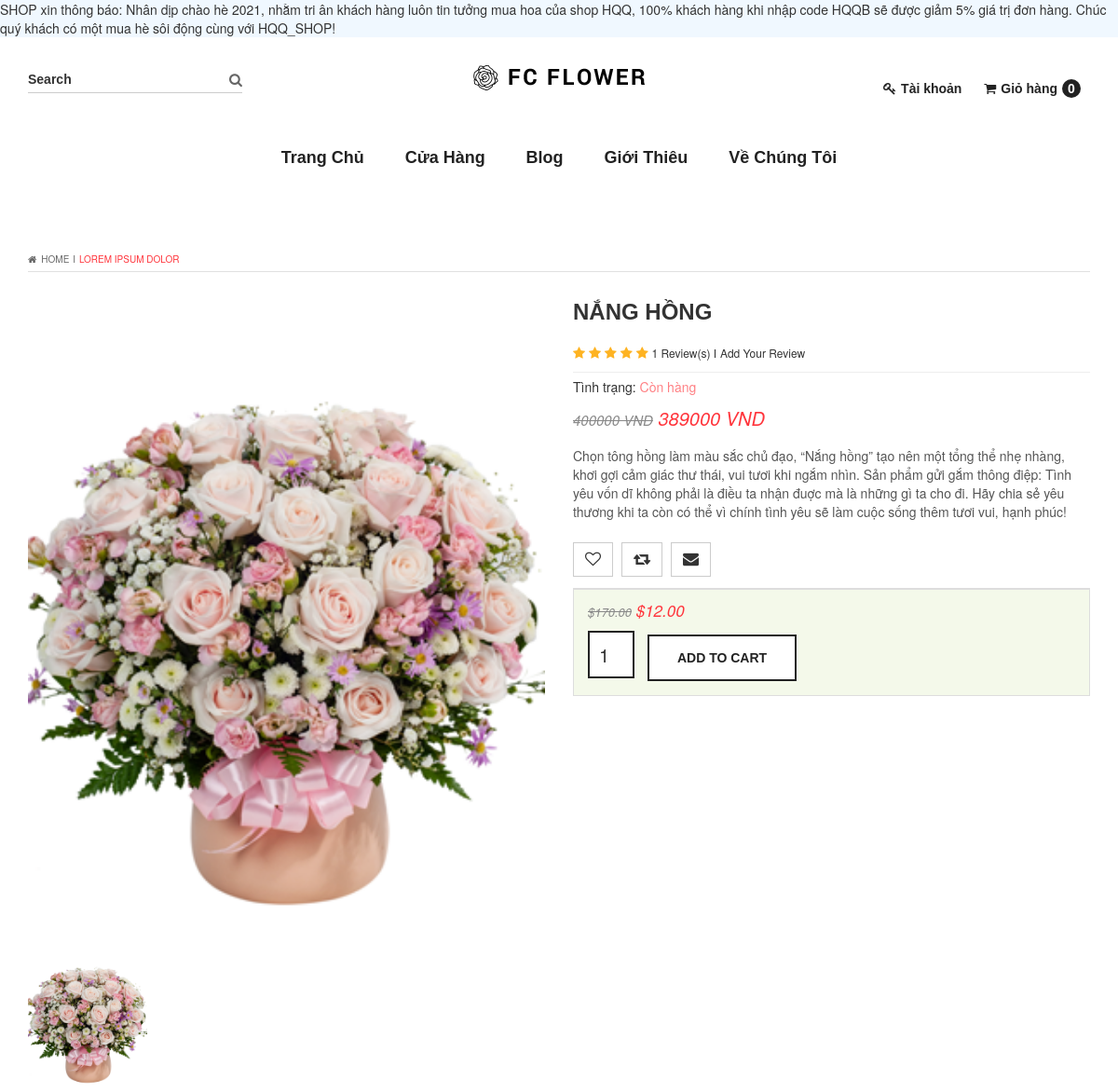
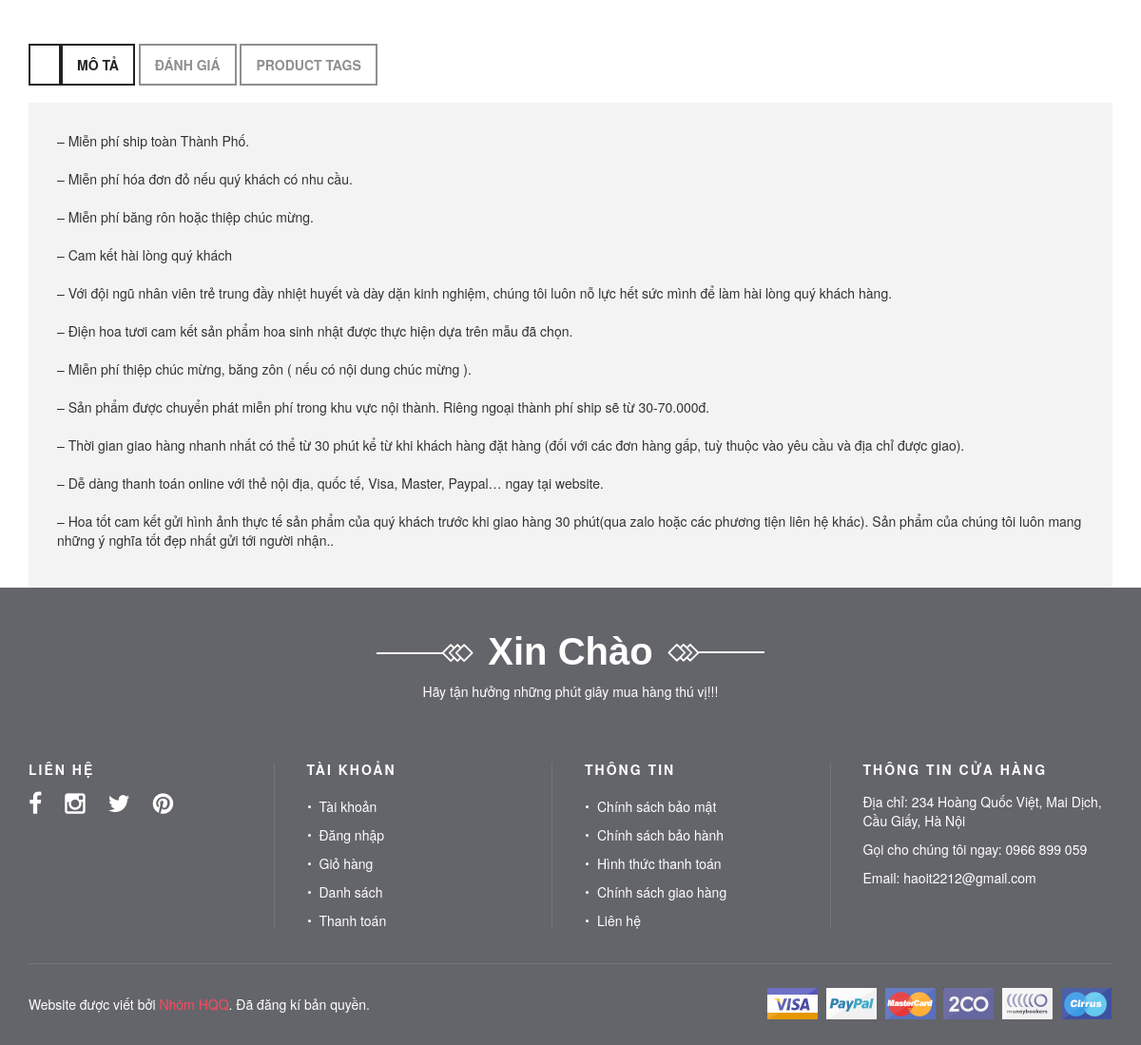
The app's page /product2.php with its own data (2 pictures, top to bottom).
### tables this page shows
CREATE TABLE `products` (
  `product_id` int(100) NOT NULL AUTO_INCREMENT,
  `product_cat` int(100) NOT NULL,
  `product_brand` int(100) NOT NULL,
  `product_title` varchar(255) NOT NULL,
  `product_price` int(100) NOT NULL,
  `product_desc` text NOT NULL,
  `product_image` text NOT NULL,
  `product_keywords` text NOT NULL,
  PRIMARY KEY (`product_id`)
);

### db.php (called while the page is built, shortened)
<?php
	function query($sql){
		$conn=mysqli_connect("localhost","root","") or die("lỗi kết nối");
		mysqli_select_db($conn,"shop_hoa") or die("lỗi csdl");
		$result=mysqli_query($conn,$sql) or die("lỗi truy vấn");
		return $result;
	}
?>

### product2.php (the view, shortened to what this page needs)
<?php ob_start();
include "db.php";
if(isset($_GET['id']))
{
	$product_id=$_GET['id'];
}
else
{
	$product_id=0;
}
?>
<!doctype html>
<html class="no-js" lang="en">
<head>
    <link rel="stylesheet" href="css/font-awesome.min.css">
    <link rel="stylesheet" href="css/owl.carousel.css">
    <link rel="stylesheet" href="css/owl.my_theme.css">
    <link rel="stylesheet" href="css/owl.transitions.css">
    <link rel="stylesheet" href="css/nivo-slider.css">
    <link rel="stylesheet" href="css/animate.css">
    <link rel="stylesheet" href="css/jquery-ui.css">
    <link rel="stylesheet" href="fancy-box/jquery.fancybox.css">
    <link rel="stylesheet" href="css/normalize.css">
    <link rel="stylesheet" href="css/bootstrap.min.css">
    <link rel="stylesheet" href="css/meanmenu.min.css">
    <link rel="stylesheet" href="css/main.css">
    <link rel="stylesheet" href="style.css">
    <link rel="stylesheet" href="css/responsive.css">
</head>
<body>
    <?php include "header.php"; ?>
        <div class="breadcrumbs_area">
            <div class="container">
                <div class="row">
                    <div class="col-lg-12 col-md-12 col-sm-12 col-xs-12">
                        <div class="breadcrumb-single breadcrumb_top">
                            <ul id="breadcrumbs">
                                <li><a href=""><i class="fa fa-home"></i>Home</a></li>
                                <li><span>I</span></li>
                                <li>LOREM IPSUM DOLOR</li>
                            </ul>
                        </div>
                    </div>
                </div>
            </div>
        </div>
        <div class="blog_single_view_area">
            <div class="container">
                <?php
                        $rows=query("SELECT * FROM `products` where `product_id`=$product_id ");
                        while ($row=mysqli_fetch_array($rows)) {
                            $image=$row['product_image'];
                            $price=$row['product_price'];
                            $tit=$row['product_title'];
                            $desc=$row['product_desc'];
                    ?>
                <div class="row">
                    <div class="col-lg-6 col-md-6 col-sm-12 col-xs-12">
                        <div class="my_tabs">
                            <div class="tab-content tab_content_style">
                                <div id="tab1" class="tab-pane fade in active">
                                    <div class="blog_tabs">
                                        <a class="fancybox" href="img/product/pr1.png" data-fancybox-group="gallery" title="Lorem ipsum dolor sit amet"><img src="img/product/<?php echo $image ?>" alt="" /></a>
                                    </div>
                                </div>
                            </div>
                            <div class="blog_view_list">
                                <ul class="tab_style tab_bottom">
                                    <li class="active">
                                        <div class="blog_single_carousel">
                                            <a data-toggle="tab" href="#tab1"><img src="img/product/<?php echo $image ?>" alt="" /></a>
                                        </div>
                                    </li>
                                </ul>
                            </div>
                        </div>
                    </div>
                    <div class="col-lg-6 col-md-6 col-sm-12 col-xs-12">
                        <div class="blog_product_details">
                            <h2 class="blog_heading"><a href=""><?php echo $tit; ?></a></h2>
                            <div class="product_rating">
                                <i class="fa fa-star"></i>
                                <i class="fa fa-star"></i>
                                <i class="fa fa-star"></i>
                                <i class="fa fa-star"></i>
                                <i class="fa fa-star"></i>
                            </div>
                            <div class="product_rating">
                                <a href="#">1 Review(s) <span>I</span></a>
                                <a href="#"> Add Your Review</a>
                            </div>
                            <div class="pricing_rate">
                                <p class="stack">Tình trạng:<span class="in-stock"> Còn hàng</span></p>
                                <p class="rating_dollor rating_margin"><span class="rating_value_one dollor_size">400000 VND</span> <span class="rating_value_two"><?php echo $price; ?> VND</span></p>
                                <p class="blog_texts"><?php echo $desc; ?></p>
                            </div>
                            <div class="product_blog_button">
                                <div class="cart_blog_details blog_icon_border">
                                    <a href="" target="blank"><i class="fa fa-heart-o"></i></a>
                                </div>
                                <div class="cart_blog_details blog_icon_border updateqty" name="btnqty">
                                    <a href="" target="expand"><i class="fa fa-retweet"></i></a>
                                </div>
                                <div class="cart_blog_details blog_icon_border">
                                    <a href="" target="heart"><i class="fa fa-envelope"></i></a>
                                </div>
                            </div>
                        </div>
                        <div class="product_options_area">
                            <div class="product_options_selection">
                            </div>
                            <div class="cart_blog_item">
                                <form method="GET" action="cart2.php" class="">
                                <p class="rating_dollor rating_margin"><span class="rating_value_one dollor_size">$170.00</span> <span class="rating_value_two">$12.00</span></p>
                                    <div class="add-to-cart">
                                        <input type="number" title="Qty" value="1" class="qty" name="qty"/>
                                        <a href="cart2.php"><button type="submit" title="Add to Cart" class="cart_button" ><span>Add to Cart</span></button><a>
                                    </div>
                                </form>
                            </div>
                        </div>
                    </div>
                </div>
                <?php }?>
            </div>
        </div>
        <div class="product_collateral_area">
            <div class="container">
                <div class="row">
                    <div class="col-lg-12 col-md-12 col-sm-12 col-xs-12">
                        <div class="my_tabs_description">
                            <ul class="tab_style">
                                <li class="active">
                                    <a data-toggle="tab" href="#tab-1">Mô tả</a>
                                </li>
                                <li>
                                    <a data-toggle="tab" href="#tab-2">Đánh giá</a>
                                </li>
                                <li>
                                    <a data-toggle="tab" href="#tab-3">Product Tags</a>
                                </li>
                            </ul>
                            <div class="tab-content tab_content_style">
                                <div id="tab-1" class="tab-pane fade in active">
                                    <div class="product_description">
                                        <p>– Miễn phí ship toàn Thành Phố.<br><br>
                                        – Miễn phí hóa đơn đỏ nếu quý khách có nhu cầu.<br><br>
                                        – Miễn phí băng rôn hoặc thiệp chúc mừng.<br><br>
                                        – Cam kết hài lòng quý khách<br><br>
                                        – Với đội ngũ nhân viên trẻ trung đầy nhiệt huyết và dày dặn kinh nghiệm, chúng tôi luôn nỗ lực hết sức mình để làm hài lòng quý khách hàng.<br><br>
                                        – Điện hoa tươi cam kết sản phẩm hoa sinh nhật được thực hiện dựa trên mẫu đã chọn.<br><br>
                                        – Miễn phí thiệp chúc mừng, băng zôn ( nếu có nội dung chúc mừng ).<br><br>
                                        – Sản phẩm được chuyển phát miễn phí trong khu vực nội thành. Riêng ngoại thành phí ship sẽ từ 30-70.000đ.<br><br>
                                        – Thời gian giao hàng nhanh nhất có thể từ 30 phút kể từ khi khách hàng đặt hàng (đối với các đơn hàng gấp, tuỳ thuộc vào yêu cầu và địa chỉ được giao).<br><br>
                                        – Dễ dàng thanh toán online với thẻ nội địa, quốc tế, Visa, Master, Paypal… ngay tại website.<br><br>
                                        – Hoa tốt cam kết gửi hình ảnh thực tế sản phẩm của quý khách trước khi giao hàng 30 phút(qua zalo hoặc các phương tiện liên hệ khác). Sản phẩm của chúng tôi luôn mang những ý nghĩa tốt đẹp nhất gửi tới người nhận..
                                        </p>
                                    </div>
                                </div>
                            </div>
                        </div>
                    </div>
                </div>
            </div>
        </div>
        <?php include "footer.php"; ?>
</body>
</html>

### css/main.css (style rules this page uses)
html { color:#222;font-size:1em;line-height:1.4; }
audio, canvas, iframe, img, svg, video { vertical-align:middle; }

### records on screen
products: product_image (picture), product_title "NẮNG HỒNG", product_price "389000", product_desc "Chọn tông hồng làm màu sắc chủ đạo, “Nắng hồng” tạo nên một tổng thể nhẹ nhàng, khơi gợi cảm giác thư thái, vui tươi khi ngắm nhìn. Sản phẩm gửi gắm thông điệp: Tình yêu vốn dĩ không phải là điều ta nhận đuợc mà là những gì ta cho đi. Hãy chia sẻ yêu thương khi ta còn có thể vì chính tình yêu sẽ làm cuộc sống thêm tươi vui, hạnh phúc!"

### other values on screen
count($cart) "0"
